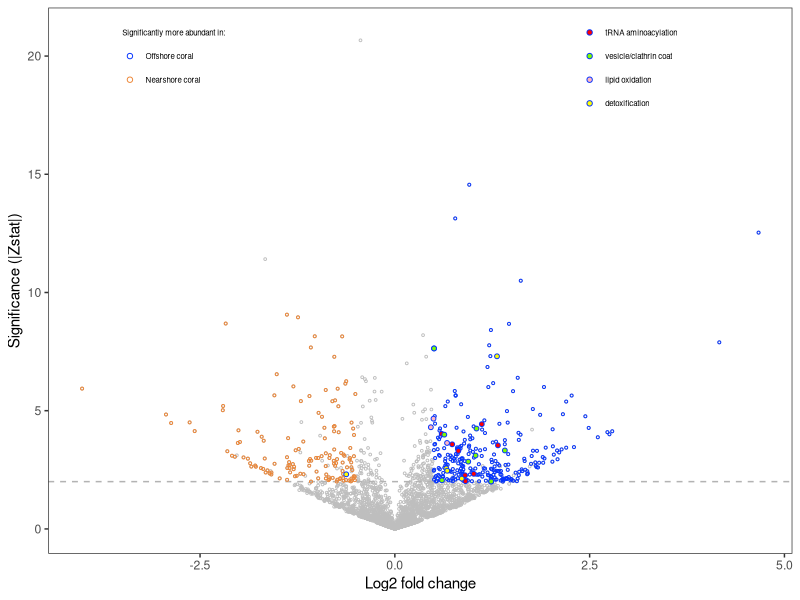
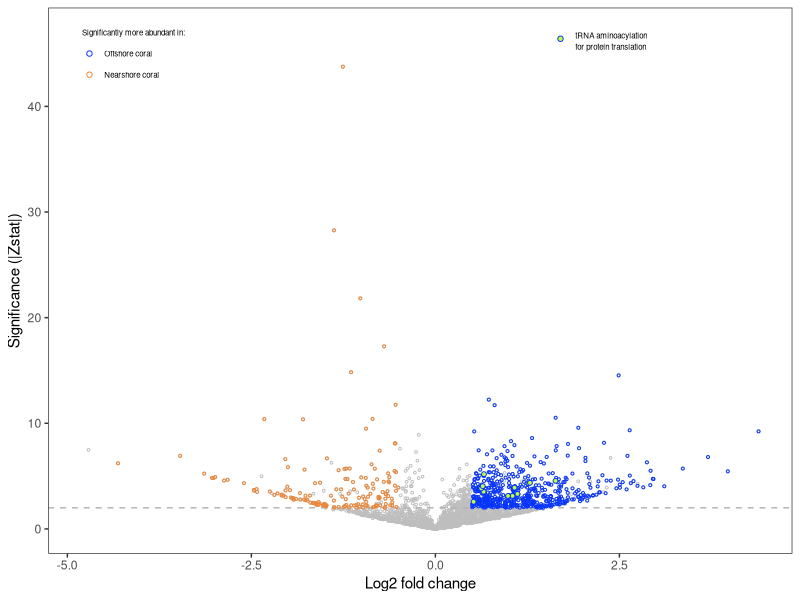
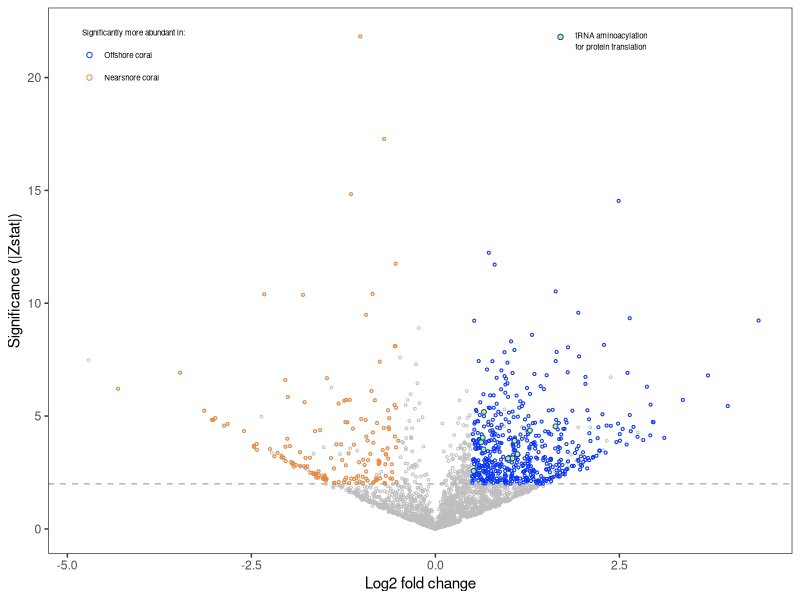
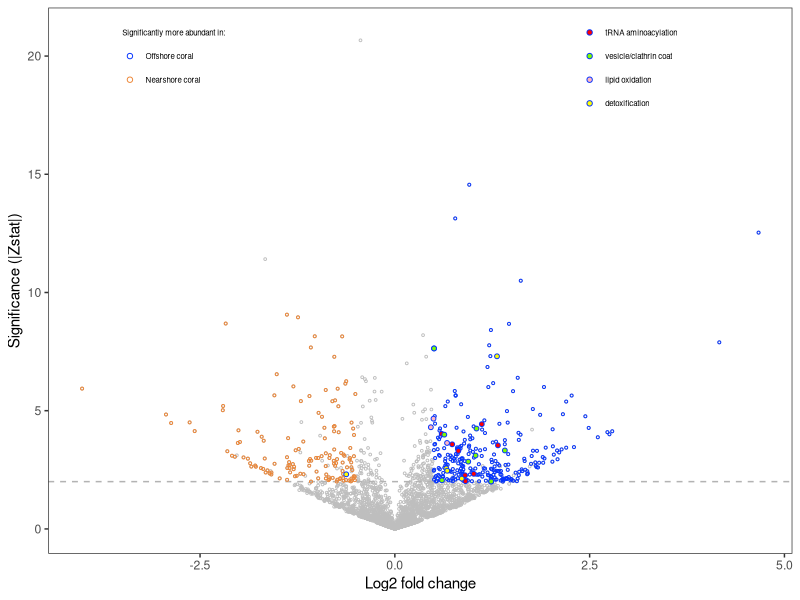
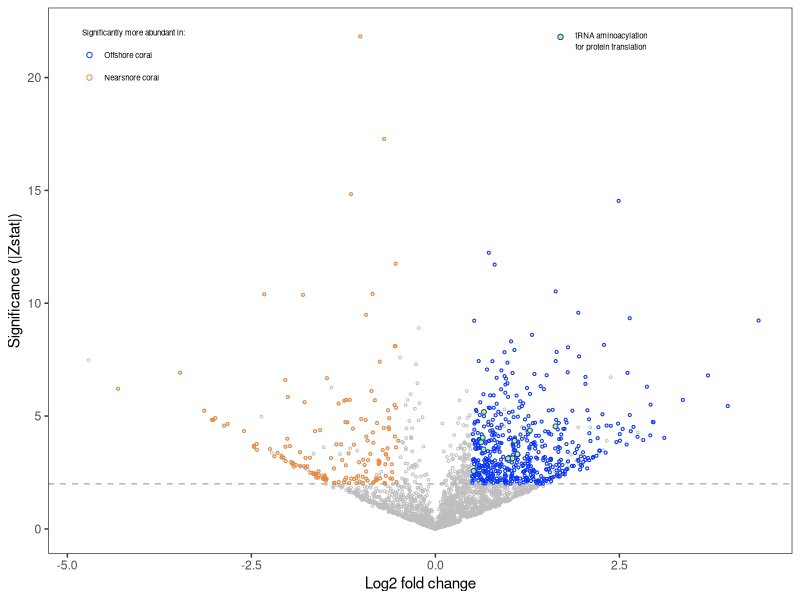

The R source for these figures, in order:
#Create volcano plots of proteomic results
library(ggplot2)
library(calibrate)

cols<-c("#ED8636","#0433FF")

#1. Nearshore-site
n<-read.csv("Data/Qspec_Nsite.csv", stringsAsFactors = F) #Qspec result
n$DEFLINE<-gsub(" OS.+",'', n$DEFLINE)

#Find significant proteins 
nSig<-n[abs(n$LogFoldChange)>=0.5 & abs(n$Zstatistic)>=2,]
nSig<-nSig[!grepl("symbB1", nSig$Protein),]

#Add the two semi significant proteins m.6724 and m.17984
add<-n[n$Protein=="m.17984"|n$Protein=="m.6724",]
nSig<-rbind(nSig,add)

#Protein IDs for detox and lipid oxidataion (created from CompGO previously)
fat<-read.table("RTE_BP/2.beta_oxidation2.txt") 
fa<-as.vector(fat$V1)
deto<-read.table("RTE_BP/17.detox.txt")
de<-as.vector(deto$V1)

# Add other significant GO categories
# CC file from CompGO result
cc<-read.table("Data/NNNOupNO_CC.txt", fill = T, sep="\t", stringsAsFactors = F)
#fidn the proteins associated with the following GO terms
ccv<-unlist(strsplit(cc$V6[cc$V2=="clathrin coat"],","))
vc<-unlist(strsplit(cc$V6[cc$V2=="vesicle coat"],","))


#BP
bp<-read.table("Data/NNNOupNO_BP.txt", fill = T, sep="\t", stringsAsFactors = F)

#tRNA
trna<-unlist(strsplit(bp$V6[bp$V2=="tRNA aminoacylation"],","))

#MF (all overlapping with BP or CC. Do not need to run)

#create a volcano plot 
ggplot()+
        geom_point(data=n, aes(x=LogFoldChange, y=abs(Zstatistic)), color="gray", size=.6, shape=21)+
        theme_bw()+xlab("Log2 fold change")+ ylab('Significance (|Zstat|)')+
        theme(panel.grid.major = element_blank(),panel.grid.minor = element_blank())+
        geom_hline(yintercept=2, color="gray70", linetype=2)+
        geom_point(data=nSig[nSig$Zstatistic>=2 & nSig$LogFoldChange >=0.5,], aes(x=LogFoldChange, y=Zstatistic), color=cols[2],shape=21, size=0.7)+
        geom_point(data=nSig[nSig$Zstatistic<=(-2) & nSig$LogFoldChange <=(-0.5),], aes(x=LogFoldChange, y=abs(Zstatistic)), color=cols[1],shape=21, size=0.7)+
        geom_point(data=nSig[nSig$Protein%in%trna,], aes(x=LogFoldChange, y=Zstatistic), color=cols[2],bg="red",shape=21, size=1.3)+
        geom_point(data=nSig[nSig$Protein%in%vc,], aes(x=LogFoldChange, y=Zstatistic), color=cols[2],bg="lawngreen",shape=21, size=1.3)+
        geom_point(data=nSig[nSig$Protein%in%ccv,], aes(x=LogFoldChange, y=Zstatistic), color=cols[2],bg="lawngreen",shape=21, size=1.3)+
        geom_point(data=nSig[nSig$Protein%in%fa,], aes(x=LogFoldChange, y=abs(Zstatistic)), color=cols[2],bg="lightpink",shape=21, size=1.3)+
        geom_point(data=nSig[nSig$Protein%in%de,], aes(x=LogFoldChange, y=abs(Zstatistic)), color=cols[2],bg="yellow",shape=21, size=1.3)+
        #geom_point(data=nSig[nSig$Protein=="m.6024",], aes(x=LogFoldChange, y=abs(Zstatistic)), shape=21, col=cols[1], bg="dodgerblue", cex=1.3)+
        annotate("point", x = 2.5, y = 21, color=cols[2],bg="red",shape=21, size=1.5)+
        annotate(geom="text", x=2.7, y=21, label="tRNA aminoacylation ",size=2, hjust=0)+
        annotate("point", x = 2.5, y = 20, color=cols[2],bg="lawngreen",shape=21, size=1.5)+
        annotate(geom="text", x=2.7, y=20, label="vesicle/clathrin coat",size=2, hjust=0)+
        annotate("point", x = 2.5, y = 19, color=cols[2],bg="lightpink",shape=21, size=1.5)+
        annotate(geom="text", x=2.7, y=19, label="lipid oxidation",size=2, hjust=0)+
        #annotate("point", x = 2.5, y = 18, color=cols[2],bg="paleturquoise1",shape=21, size=1.5)+
        #annotate(geom="text", x=2.7, y=18, label="lipid oxidation",size=2, hjust=0)+
        annotate("point", x = 2.5, y = 18, color=cols[2],bg="yellow",shape=21, size=1.5)+
        annotate(geom="text", x=2.7, y=18, label="detoxification",size=2, hjust=0)+
        #annotate("point", x = 2.5, y = 16, color=cols[2],bg="dodgerblue",shape=21, size=1.5)+
        #annotate(geom="text", x=2.7, y=16, label="Acid ceramidase",size=2, hjust=0)+
        annotate(geom="text", x=-3.5, y= 21, label="Significantly more abundant in: ", size=2, hjust=0)+
        annotate("point", x = -3.4, y= 20, color=cols[2],shape=21, size=1.5)+
        annotate(geom="text", x=-3.2, y= 20, label="Offshore coral ",size=2, hjust=0)+
        annotate("point", x = -3.4, y= 19, color=cols[1],shape=21, size=1.5)+
        annotate(geom="text", x=-3.2, y= 19, label="Nearshore coral",size=2, hjust=0)
        #geom_text(data=nSig[nSig$Zstatistic<=(-2) & nSig$LogFoldChange <=(-2),], aes(x=LogFoldChange, y=abs(Zstatistic),label=DEFLINE),hjust=0, vjust=0, size=2)
ggsave("Output/RTE/Nsite_volcano_plot.pdf", width =4 ,height = 3)        
        

######
#2. Offshore site

o<-read.csv("Data/Qspec_Osite.csv", stringsAsFactors = F)
o$DEFLINE<-gsub(" OS.+",'', o$DEFLINE)

#
oSig<-o[abs(o$LogFoldChange)>=0.5 & abs(o$Zstatistic)>=2,]
oSig<-oSig[!grepl("symbB1", oSig$Protein),]

#find significant proteins belong to portein translation:

t<-read.table("RTE_BP/tRNA.txt")
a1<-as.vector(t$V1)

oSig$tRNA<-apply(oSig["Protein"],1, function(x) if(x%in%a1) x=1 else x=0)

#find beta oxidataion protines
fat<-read.table("RTE_BP/2.beta_oxidation2.txt") #use the file that include m.6724
a2<-as.vector(fat$V1)

fatO<-oSig[oSig$Protein %in% a2,]
#write.csv(fatO, "Output/LipidOxidation_Osite.csv")

ggplot()+
    geom_point(data=o, aes(x=LogFoldChange, y=abs(Zstatistic)), color="gray", size=.6, shape=21)+
    theme_bw()+xlab("Log2 fold change")+ ylab('Significance (|Zstat|)')+
    theme(panel.grid.major = element_blank(),panel.grid.minor = element_blank())+
    geom_hline(yintercept=2, color="gray70", linetype=2)+
    geom_point(data=oSig[oSig$Zstatistic>=2 & oSig$LogFoldChange >=0.5,], aes(x=LogFoldChange, y=Zstatistic), color=cols[2],shape=21, size=0.7)+
    geom_point(data=oSig[oSig$Zstatistic<=(-2) & oSig$LogFoldChange <=(-0.5),], aes(x=LogFoldChange, y=abs(Zstatistic)), color=cols[1],shape=21, size=0.7)+
    geom_point(data=oSig[oSig$tRNA==1,], aes(x=LogFoldChange, y=Zstatistic), color=cols[2],bg="olivedrab1",shape=21, size=1.3)+
    annotate("point", x = 1.7, y = 46.4, color=cols[2],bg="olivedrab1",shape=21, size=1.5)+
    annotate(geom="text", x=1.9, y=47, label="tRNA aminoacylation \nfor protein translation ",size=2, hjust=0, vjust=1)+
    annotate(geom="text", x=-4.8, y= 47, label="Significantly more abundant in: ", size=2, hjust=0)+
    annotate("point", x = -4.7, y= 45, color=cols[2],shape=21, size=1.5)+
    annotate(geom="text", x=-4.5, y= 45, label="Offshore coral ",size=2, hjust=0)+
    annotate("point", x = -4.7, y= 43, color=cols[1],shape=21, size=1.5)+
    annotate(geom="text", x=-4.5, y= 43, label="Nearshore coral",size=2, hjust=0)

#ggsave("Output/Osite_volcano_plot.pdf", width =4 ,height = 3)        


#remove the outliers
ggplot()+
    geom_point(data=o, aes(x=LogFoldChange, y=abs(Zstatistic)), color="gray", size=.6, shape=21)+
    theme_bw()+xlab("Log2 fold change")+ ylab('Significance (|Zstat|)')+
    theme(panel.grid.major = element_blank(),panel.grid.minor = element_blank())+
    geom_hline(yintercept=2, color="gray70", linetype=2)+
    geom_point(data=oSig[oSig$Zstatistic>=2 & oSig$LogFoldChange >=0.5,], aes(x=LogFoldChange, y=Zstatistic), color=cols[2],shape=21, size=0.7)+
    geom_point(data=oSig[oSig$Zstatistic<=(-2) & oSig$LogFoldChange <=(-0.5),], aes(x=LogFoldChange, y=abs(Zstatistic)), color=cols[1],shape=21, size=0.7)+
    geom_point(data=oSig[oSig$tRNA==1,], aes(x=LogFoldChange, y=Zstatistic), color=cols[2],bg="olivedrab1",shape=21, size=1.3)+
    annotate("point", x = 1.7,    y= 21.8, color=cols[2],bg="olivedrab1",shape=21, size=1.5)+
    annotate(geom="text", x=1.9,  y= 22, label="tRNA aminoacylation \nfor protein translation ",size=2, hjust=0, vjust=1)+
    annotate(geom="text", x=-4.8, y= 22, label="Significantly more abundant in: ", size=2, hjust=0)+
    annotate("point", x = -4.7,   y= 21, color=cols[2],shape=21, size=1.5)+
    annotate(geom="text", x=-4.5, y= 21, label="Offshore coral ",size=2, hjust=0)+
    annotate("point", x = -4.7,   y= 20, color=cols[1],shape=21, size=1.5)+
    annotate(geom="text", x=-4.5, y= 20, label="Nearshore coral",size=2, hjust=0)+ylim(0,22)

ggsave("Output/Osite_volcano_plot.pdf", width =4 ,height = 3)        
